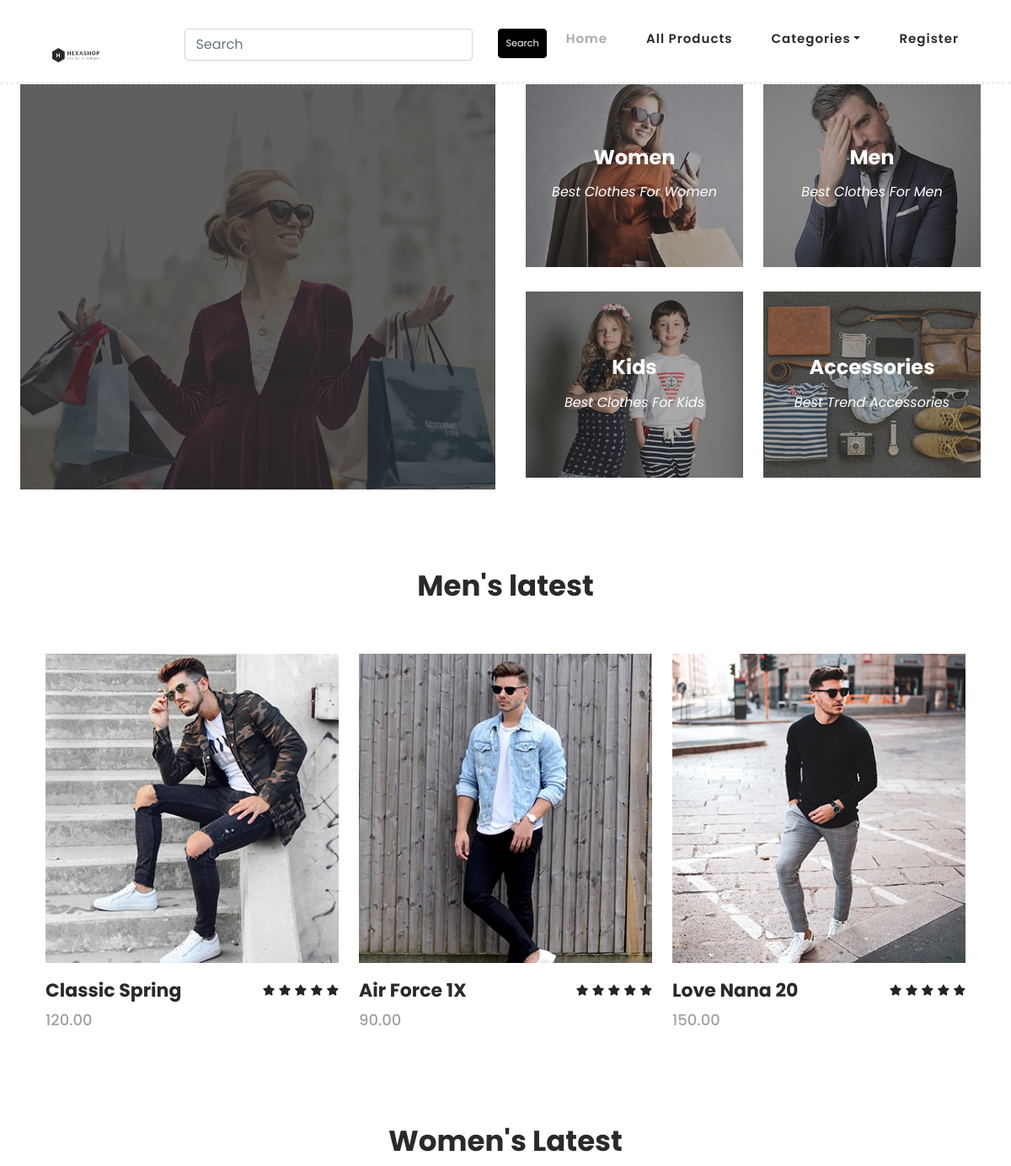
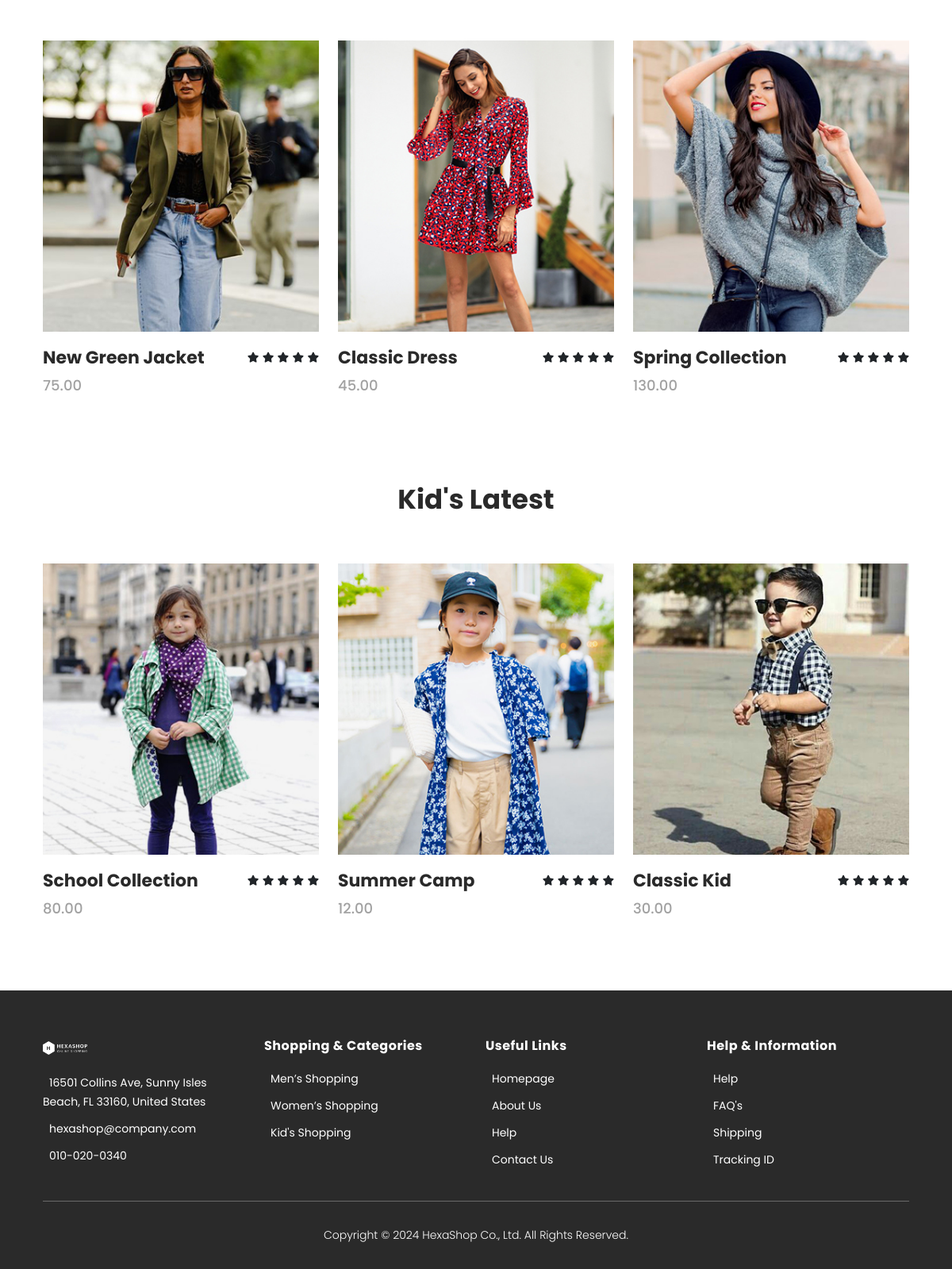
The page / on the database its author committed (2 pictures, top to bottom).
### ecommerce/models.py (models this page shows, shortened)
class Product(models.Model):
    name=models.CharField(max_length=20)
    desc=models.TextField()
    image=models.ImageField(upload_to="images/product",null=True,blank=True)
    image1=models.ImageField(upload_to="images/product",null=True,blank=True)
    price=models.DecimalField(max_digits=10,decimal_places=2)
    category=models.ForeignKey(Category,on_delete=models.CASCADE)
    stock=models.IntegerField()
    available=models.BooleanField(default=True)
    created=models.DateTimeField(auto_now_add=True)
    updated=models.DateTimeField(auto_now=True)

### ecommerce/views.py (the view)
# urls.py: 2. Add a URL to urlpatterns:  path('', views.home, name='home')
def home(request):
    men_category = Category.objects.get(name='Men')
    women_category = Category.objects.get(name='Women')
    kids_category = Category.objects.get(name='Kids')
    men_products = Product.objects.filter(category=men_category)
    women_products = Product.objects.filter(category=women_category)
    kids_products = Product.objects.filter(category=kids_category)
    context = {
        'men': men_products,
        'women': women_products,
        'kids': kids_products,
    }
    return render(request, 'home.html', context)

### cart/context_processors.py (called while the page is built)
def total(request):
    item_count=0
    u=request.user
    try:
        cart=Cart.objects.filter(user=u)
        for i in cart:
            item_count+=i.quantity
    except:
        item_count=0
    return {'count':item_count}

### ecommerce/context_processors.py (called while the page is built)
def menu_links(request):
    c=Category.objects.all()
    return{'links':c}

### templates/home.html (shortened to what this page needs)
    {% extends 'base.html'%}
    {%load static%}
    {%block content%}
    <div class="main-banner mt-5 pt-5" id="top">
        <div class="container-fluid ">
            <div class="row">
                <div class="col-lg-6">
                    <div class="left-content">
                        <div class="thumb">
                            <div class="inner-content">
                                <h4>We Are Hexashop</h4>
                                <span>Awesome, clean &amp; creative HTML5 Template</span>
                                <div class="main-border-button">
                                    <a href="{%url 'ecommerce:products' %}">Purchase Now!</a>
                                </div>
                            </div>
                            <img src="{% static 'images/left-banner-image.jpg' %}" alt="">
                        </div>
                    </div>
                </div>
                <div class="col-lg-6">
                    <div class="right-content">
                        <div class="row">
                            <div class="col-lg-6">
                                <div class="right-first-image">
                                    <div class="thumb">
                                        <div class="inner-content">
                                            <h4>Women</h4>
                                            <span>Best Clothes For Women</span>
                                        </div>
                                        <img src="{% static 'images/baner-right-image-01.jpg' %}">
                                    </div>
                                </div>
                            </div>
                            <div class="col-lg-6">
                                <div class="right-first-image">
                                    <div class="thumb">
                                        <div class="inner-content">
                                            <h4>Men</h4>
                                            <span>Best Clothes For Men</span>
                                        </div>
                                        <img src="{% static 'images/baner-right-image-02.jpg' %}">
                                    </div>
                                </div>
                            </div>
                            <div class="col-lg-6">
                                <div class="right-first-image">
                                    <div class="thumb">
                                        <div class="inner-content">
                                            <h4>Kids</h4>
                                            <span>Best Clothes For Kids</span>
                                        </div>
                                        <img src="{% static 'images/baner-right-image-03.jpg' %}">
                                    </div>
                                </div>
                            </div>
                            <div class="col-lg-6">
                                <div class="right-first-image">
                                    <div class="thumb">
                                        <div class="inner-content">
                                            <h4>Accessories</h4>
                                            <span>Best Trend Accessories</span>
                                        </div>
                                        <img src="{% static 'images/baner-right-image-04.jpg' %}">
                                    </div>
                                    </div>
                                </div>
                            </div>
                        </div>
                    </div>
                </div>
            </div>
        </div>
    <section class="section " id="products">
        <div class="container">
            <div class="row">
                <div class="col-lg-12">
                    <div class="section-heading">
                        <h2>Men's latest</h2>
                    </div>
                </div>
            </div>
        </div>
        <div class="container">
            <div class="row">
                {%for i in men%}
                <div class="col-lg-4">
                    <div class="item">
                        <div class="thumb">
                            <img src="{{i.image.url}}" alt="">
                        </div>
                        <div class="down-content">
                            <h4>{{i.name}}</h4>
                            <span>{{i.price}}</span>
                            <ul class="stars">
                                <li><i class="fa fa-star"></i></li>
                                <li><i class="fa fa-star"></i></li>
                                <li><i class="fa fa-star"></i></li>
                                <li><i class="fa fa-star"></i></li>
                                <li><i class="fa fa-star"></i></li>
                            </ul>
                        </div>
                    </div>
                </div>
               {%endfor%}
            </div>
        </div>
    </section>
    <section class="section " id="products">
        <div class="container">
            <div class="row">
                <div class="col-lg-12">
                    <div class="section-heading">
                        <h2>Women's Latest</h2>
                    </div>
                </div>
            </div>
        </div>
        <div class="container">
            <div class="row">
                {%for i in women%}
                <div class="col-lg-4">
                    <div class="item">
                        <div class="thumb">
                            <img src="{{i.image.url}}" alt="">
                        </div>
                        <div class="down-content">
                            <h4>{{i.name}}</h4>
                            <span>{{i.price}}</span>
                            <ul class="stars">
                                <li><i class="fa fa-star"></i></li>
                                <li><i class="fa fa-star"></i></li>
                                <li><i class="fa fa-star"></i></li>
                                <li><i class="fa fa-star"></i></li>
                                <li><i class="fa fa-star"></i></li>
                            </ul>
                        </div>
                    </div>
                </div>
               {%endfor%}
            </div>
        </div>
    </section>
    <section class="section mt-0" id="products">
        <div class="container">
            <div class="row">
                <div class="col-lg-12">
                    <div class="section-heading" >
                        <h2>Kid's Latest</h2>
                    </div>
                </div>
            </div>
        </div>
        <div class="container">
            <div class="row">
                {%for i in kids%}
                <div class="col-lg-4">
                    <div class="item">
                        <div class="thumb">
                            <img src="{{i.image.url}}" alt="">
                        </div>
                        <div class="down-content">
                            <h4>{{i.name}}</h4>
                            <span>{{i.price}}</span>
                            <ul class="stars">
                                <li><i class="fa fa-star"></i></li>
                                <li><i class="fa fa-star"></i></li>
                                <li><i class="fa fa-star"></i></li>
                                <li><i class="fa fa-star"></i></li>
                                <li><i class="fa fa-star"></i></li>
                            </ul>
                        </div>
                    </div>
                </div>
               {%endfor%}
            </div>
        </div>
    </section>
    {%endblock%}

### templates/base.html (shortened to what this page needs)
<!DOCTYPE html>
{% load static %}
<html lang="en">
<head>
    <link rel="stylesheet" href="https://cdnjs.cloudflare.com/ajax/libs/font-awesome/6.5.2/css/all.min.css" />
    <link href="https://cdn.jsdelivr.net/npm/bootstrap@5.0.2/dist/css/bootstrap.min.css" rel="stylesheet">
    <link rel="stylesheet" href="{% static 'css/shop.css' %}">
    <link rel="stylesheet" href="{% static 'css/cartview.css' %}">
</head>
<body>
    <header class="header-area header-sticky">
        <div class="container">
            <div class="row">
                <div class="col-12">
                    <nav class="navbar navbar-expand-lg navbar-light main-nav">
                        <a href="{%url 'ecommerce:home' %}" class="navbar-brand logo">
                            <img src="{% static 'images/logo.png' %}">
                        </a>
                        <div class="collapse navbar-collapse "  id="navbarResponsive" style="color: black;">
                            <ul class="navbar-nav ms-auto ">
                            <form class="d-flex ms-3 " method="POST" action="{%url 'search:search' %}">
                             <li class="nav-item scroll-to-section">  <input class="form-control " type="search" placeholder="Search" name="q" ></li>
                             <li class="nav-item scroll-to-section"> <button class="btn btn-outline-dark fs-7 rounded mt-0 " type="submit">Search</button></li>
                            </form>
                                <li class="nav-item scroll-to-section "><a href="{% url 'ecommerce:home' %}" class="nav-link active ">Home</a></li>
                                <li class="nav-item scroll-to-section"><a href="{% url 'ecommerce:products' %}" class="nav-link">All Products</a></li>
                                <li class="nav-item dropdown">
                                    <a class="nav-link dropdown-toggle" href="#" id="categoriesDropdown" role="button" data-bs-toggle="dropdown" aria-haspopup="true" aria-expanded="false">Categories</a>
                                </li>
                                {% if user.is_authenticated %}
                                <li class="nav-item"><a class="nav-link" href="{% url 'cart:cartview' %}"><sup class="text-warning">{{ count }}</sup><i class="fa fa-shopping-cart" style="font-size:25px;"></i></a></li>
                                <li class="nav-item"><a class="nav-link ms-1" href="{% url 'ecommerce:fav_view' %}"><i class="fa-solid fa-heart" style="font-size:25px;"></i></a></li>
                                <li class="nav-item"><a class="nav-link" href="{% url 'ecommerce:userprofile' %}"><i class="fa-solid fa-user" style="font-size:25px;"></i></a></li>
                                <li class="nav-item scroll-to-section"><a class="nav-link " href="{% url 'ecommerce:logout' %}">Logout</a></li>
                                {% else %}
                                <li class="nav-item scroll-to-section"><a href="{% url 'ecommerce:register' %}" class="nav-link">Register</a></li>
                                {% endif %}
                            </ul>
                        </div>
                    </nav>
                </div>
            </div>
        </div>
    </header>
    {% block content %}
    {% endblock %}
    <footer>
        <div class="container">
            <div class="row">
                <div class="col-lg-3">
                    <div class="first-item">
                        <div class="logo">
                            <img src="{% static 'images/white-logo.png' %}" alt="hexashop ecommerce templatemo">
                        </div>
                        <ul>
                            <li><a href="#">16501 Collins Ave, Sunny Isles Beach, FL 33160, United States</a></li>
                            <li><a href="#">hexashop@company.com</a></li>
                            <li><a href="#">010-020-0340</a></li>
                        </ul>
                    </div>
                </div>
                <div class="col-lg-3">
                    <h4>Shopping &amp; Categories</h4>
                    <ul>
                        <li><a href="#">Men’s Shopping</a></li>
                        <li><a href="#">Women’s Shopping</a></li>
                        <li><a href="#">Kid's Shopping</a></li>
                    </ul>
                </div>
                <div class="col-lg-3">
                    <h4>Useful Links</h4>
                    <ul>
                        <li><a href="#">Homepage</a></li>
                        <li><a href="#">About Us</a></li>
                        <li><a href="#">Help</a></li>
                        <li><a href="#">Contact Us</a></li>
                    </ul>
                </div>
                <div class="col-lg-3">
                    <h4>Help &amp; Information</h4>
                    <ul>
                        <li><a href="#">Help</a></li>
                        <li><a href="#">FAQ's</a></li>
                        <li><a href="#">Shipping</a></li>
                        <li><a href="#">Tracking ID</a></li>
                    </ul>
                </div>
                <div class="col-lg-12">
                    <div class="under-footer">
                        <p>Copyright © 2024 HexaShop Co., Ltd. All Rights Reserved.
                        </p>
                    </div>
                </div>
            </div>
        </div>
    </footer>
</body>
</html>

### static/css/cartview.css (style rules this page uses)
.row { margin: 0; }
a { padding: 0 1vh; }
img { width: 3.5rem; }
form { padding: 2vh 0; }
input { border: 1px solid rgba(0, 0, 0, 0.137); padding: 1vh; margin-bottom: 4vh; outline: none; width: 100%; background-color: rgb(247, 247, 247); }
.btn { background-color: #000; border-color: #000; color: white; width: 100%; font-size: 0.7rem; margin-top: 4vh; padding: 1vh; border-radius: 0; }
a { color: black; }

### rows shown on the page
Product: image (picture), name "Classic Spring", price "120.00"
Product: image (picture), name "Air Force 1X", price "90.00"
Product: image (picture), name "Love Nana 20", price "150.00"
Product: image (picture), name "New Green Jacket", price "75.00"
Product: image (picture), name "Classic Dress", price "45.00"
Product: image (picture), name "Spring Collection", price "130.00"
Product: image (picture), name "School Collection", price "80.00"
Product: image (picture), name "Summer Camp", price "12.00"
Product: image (picture), name "Classic Kid", price "30.00"
